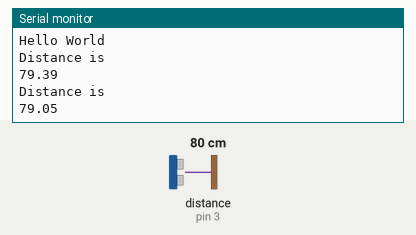
This sketch was run on a simulated Arduino Uno, built with avr-gcc and run on an emulated ATmega328P. On the bench: the last lines printed to the serial monitor. Wiring (inferred from the names in the program): ultrasonic range finder: trigger pin 2; echo pin 3. The test bench sets the inputs (shaded band); at power-on: distance to the obstacle (sensor on pin 3) 80 cm. The echo pulse lasts 58.3 µs per cm.

Above: at 5.8 s.
5.9 s: distance to the obstacle (sensor on pin 3) set to 2 cm
At 10.9 s:
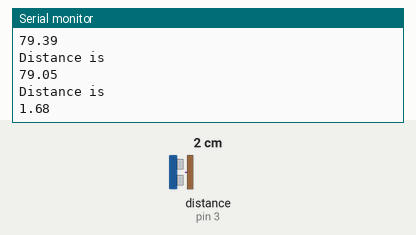
11.9 s: distance to the obstacle (sensor on pin 3) set to 4 cm
At 15.9 s:
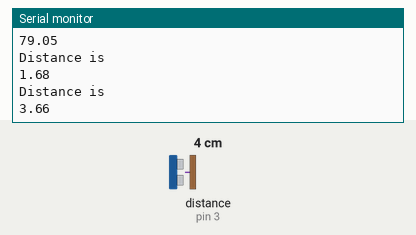
Timing chart, 0 to 17.4 s (numbered marks = the images above; inputs shaded):
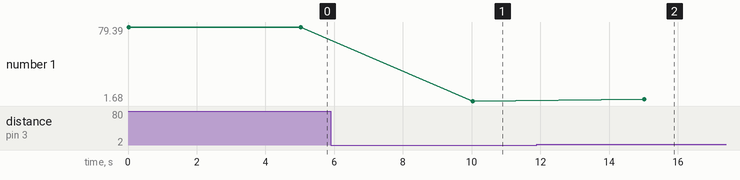

The sketch:

distance_measure_only.ino
```cpp
// Proximity Sensor
// This program uses an HC-SR04 Ultrasonic Range


void setup() {
  // put your setup code here, to run once:

    // Set the pin modes
    pinMode(2,OUTPUT);  // Trigger pin

    pinMode(3, INPUT);  // Echo pin

  Serial.begin(9600);
  Serial.println("Hello World");

}

void loop() {
  // put your main code here, to run repeatedly:

      float distance;
      int pulseLength;


      // Send the trigger pulse to start the echo ranging
        digitalWrite(2, LOW);
        delayMicroseconds(20);
        digitalWrite(2, HIGH);
        delayMicroseconds(100);
        digitalWrite(2, LOW);

        // Get the echo pulse and calculate the distance
        pulseLength = pulseIn(3, HIGH);
        distance=pulseLength / 58.774;
        Serial.println("Distance is ");
        Serial.println(distance);

        delay(5000);
}
```

Measured:
- after the input at 5.9 s, the serial monitor: prints a new line after 4.1 s (image 1)
- after the input at 11.9 s, the serial monitor: prints a new line after 3.1 s (image 2)
- plotted number 1: 79.05 → 1.68 after the input at 5.9 s, 1.68 → 3.66 after the input at 11.9 s
